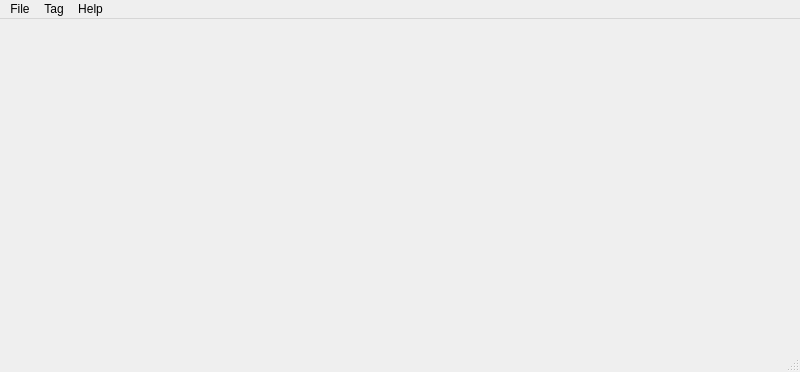
<ui version="4.0" >
 <class>MainWindow</class>
 <widget class="QMainWindow" name="MainWindow" >
  <property name="geometry" >
   <rect>
    <x>0</x>
    <y>0</y>
    <width>800</width>
    <height>372</height>
   </rect>
  </property>
  <property name="windowTitle" >
   <string>MainWindow</string>
  </property>
  <widget class="QWidget" name="centralwidget" >
   <layout class="QGridLayout" />
  </widget>
  <widget class="QMenuBar" name="menubar" >
   <property name="geometry" >
    <rect>
     <x>0</x>
     <y>0</y>
     <width>800</width>
     <height>28</height>
    </rect>
   </property>
   <widget class="QMenu" name="menu" >
    <property name="title" >
     <string>File</string>
    </property>
    <addaction name="actionOpen_folder" />
    <addaction name="actionOpen_files" />
    <addaction name="separator" />
    <addaction name="actionExit" />
   </widget>
   <widget class="QMenu" name="menuTag" >
    <property name="title" >
     <string>Tag</string>
    </property>
    <addaction name="actionSave_all_changes" />
    <addaction name="actionSave_selected_tags" />
    <addaction name="separator" />
    <addaction name="actionRemove_tags" />
   </widget>
   <widget class="QMenu" name="menuHelp" >
    <property name="title" >
     <string>Help</string>
    </property>
    <addaction name="actionHelp" />
    <addaction name="actionAbout" />
   </widget>
   <addaction name="menu" />
   <addaction name="menuTag" />
   <addaction name="menuHelp" />
  </widget>
  <widget class="QStatusBar" name="statusbar" />
  <action name="actionOpen_folder" >
   <property name="text" >
    <string>Open folder</string>
   </property>
  </action>
  <action name="actionOpen_files" >
   <property name="text" >
    <string>Open file(s)</string>
   </property>
  </action>
  <action name="actionExit" >
   <property name="text" >
    <string>Exit</string>
   </property>
  </action>
  <action name="actionSave_all_changes" >
   <property name="text" >
    <string>Save all changes</string>
   </property>
  </action>
  <action name="actionSave_selected_tags" >
   <property name="text" >
    <string>Save selected tags</string>
   </property>
  </action>
  <action name="actionRemove_tags" >
   <property name="text" >
    <string>Remove tag</string>
   </property>
  </action>
  <action name="actionHelp" >
   <property name="text" >
    <string>Help</string>
   </property>
  </action>
  <action name="actionAbout" >
   <property name="text" >
    <string>About</string>
   </property>
  </action>
 </widget>
 <resources/>
 <connections>
  <connection>
   <sender>actionExit</sender>
   <signal>triggered()</signal>
   <receiver>MainWindow</receiver>
   <slot>close()</slot>
   <hints>
    <hint type="sourcelabel" >
     <x>-1</x>
     <y>-1</y>
    </hint>
    <hint type="destinationlabel" >
     <x>399</x>
     <y>299</y>
    </hint>
   </hints>
  </connection>
 </connections>
</ui>
